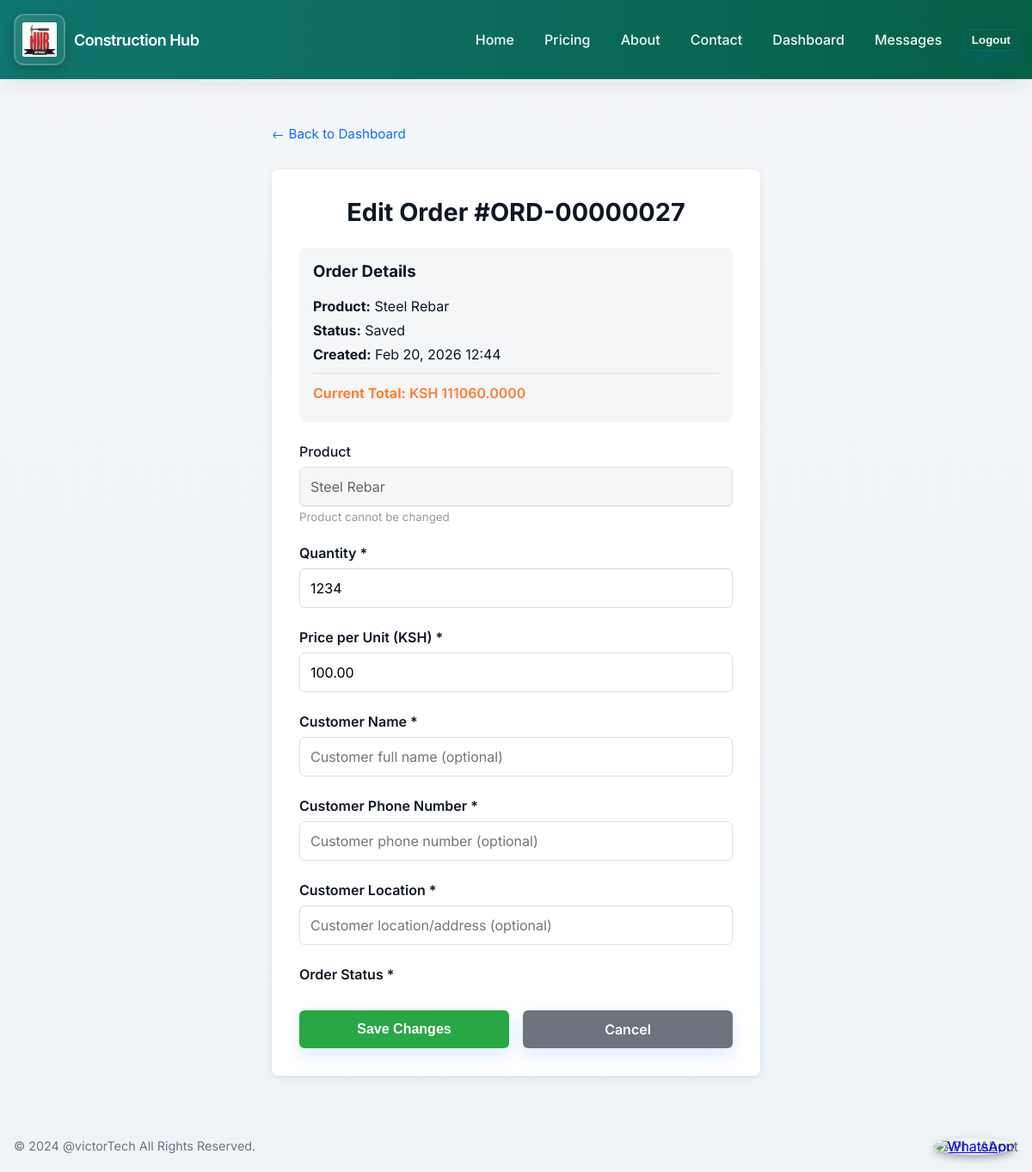
The page /orders/orders/27/edit-supplier/ (signed in) on the database its author committed.
### apps/orders/models.py (models this page shows, shortened)
class Order(models.Model):
    customer = models.ForeignKey(settings.AUTH_USER_MODEL, on_delete=models.CASCADE, related_name='orders', null=True, blank=True)
    ordering_supplier = models.ForeignKey(settings.AUTH_USER_MODEL, on_delete=models.SET_NULL, related_name='supplier_orders', null=True, blank=True, help_text="Supplier who created this order")
    product = models.ForeignKey(Product, on_delete=models.CASCADE, related_name='orders', null=True, blank=True)
    quantity = models.PositiveIntegerField(default=1)
    price = models.DecimalField(max_digits=10, decimal_places=2, null=True, blank=True, help_text="Price per unit in KSH at time of order")
    order_number = models.CharField(max_length=50, unique=True, blank=True, null=True)
    customer_name = models.CharField(max_length=255, blank=True)
    customer_number = models.CharField(max_length=15, blank=True)
    customer_location = models.CharField(max_length=255, blank=True)
    created_at = models.DateTimeField(auto_now_add=True)
    updated_at = models.DateTimeField(auto_now=True)
    status = models.CharField(max_length=30, choices=[
        ('saved', 'Saved'),
        ('pending_payment', 'Pending Payment'),
        ('paid', 'Paid'),
        ('shipped', 'Shipped'),
        ('complete_waiting_transport', 'Complete Waiting for Transport'),
        ('completed', 'Completed'),
        ('canceled', 'Canceled'),
    ], default='saved')
    order_image = models.ImageField(upload_to='order_images/', blank=True, null=True, help_text="Image uploaded by supplier when creating order")
    plan_type = models.CharField(max_length=50, blank=True, null=True, help_text="Type of architectural plan purchased (2_bedroom, 3_bedroom)")
    mpesa_phone_number = models.CharField(max_length=15, blank=True, null=True, help_text="Customer's M-Pesa phone number")
    mpesa_transaction_id = models.CharField(max_length=50, blank=True, null=True, help_text="M-Pesa transaction ID")
    mpesa_checkout_request_id = models.CharField(max_length=50, blank=True, null=True, help_text="M-Pesa checkout request ID")
    payment_status = models.CharField(max_length=20, choices=[
        ('pending', 'Pending'),
        ('completed', 'Completed'),
        ('failed', 'Failed'),
        ('cancelled', 'Cancelled'),
    ], default='pending', help_text="M-Pesa payment status")
    payment_initiated_at = models.DateTimeField(blank=True, null=True, help_text="When payment was initiated")
    payment_completed_at = models.DateTimeField(blank=True, null=True, help_text="When payment was completed")
    offer = models.CharField(max_length=50, blank=True, null=True, choices=[
        ('', 'No Offer'),
        ('free_delivery', 'Free Delivery'),
        ('10_percent_discount', '10% Discount'),
    ], help_text="Special offer applied to this order")
    @property
    def total_cost(self):
        unit_price = self.price if self.price else (self.product.cost if self.product else 0)
        total = unit_price * self.quantity
        if self.offer and '10_percent' in str(self.offer):
            discount_amount = total * Decimal('0.10')
            total = total - discount_amount
        return total

### apps/products/models.py (models this page shows, shortened)
class Product(models.Model):
    CATEGORY_CHOICES = [
        ('cement', 'Cement & Concrete'),
        ('steel', 'Steel & Metals'),
        ('wood', 'Wood & Timber'),
        ('electrical', 'Electrical'),
        ('plumbing', 'Plumbing'),
        ('tools', 'Tools & Equipment'),
        ('other', 'Other'),
    ]
    name = models.CharField(max_length=255)
    description = models.TextField()
    category = models.CharField(max_length=20, choices=CATEGORY_CHOICES, default='other')
    image_url = models.URLField(blank=True, null=True)
    cost = models.DecimalField(max_digits=10, decimal_places=2)
    quality = models.CharField(max_length=50, choices=[
        ('standard', 'Standard'),
        ('premium', 'Premium'),
        ('high_end', 'High-End'),
    ], default='standard', help_text="Quality level of the product")
    location = models.CharField(max_length=255)
    available_quantity = models.PositiveIntegerField(default=0)
    supplier = models.ForeignKey(Supplier, on_delete=models.CASCADE, related_name='products_from_products_app')
    offer = models.CharField(max_length=50, blank=True, null=True, choices=[
        ('', 'No Offer'),
        ('free_delivery', 'Free Delivery'),
        ('10_percent_discount', '10% Discount'),
    ], help_text="Special offer applied to this product")

### apps/orders/views.py (the view)
# urls.py: path('orders/<int:order_id>/edit-supplier/', views.edit_supplier_order, name='edit_supplier_order'),
@login_required
def edit_supplier_order(request, order_id):
    order = get_object_or_404(Order, id=order_id)
    is_supplier = order.product.supplier.user == request.user if order.product and order.product.supplier else False
    if not is_supplier:
        messages.error(request, 'You do not have permission to edit this order.')
        return redirect('accounts:dashboard')
    if request.method == 'POST':
        form = OrderForm(request.POST, instance=order)
        if form.is_valid():
            form.save()
            messages.success(request, f'Order #{order.order_number} updated successfully!')
            return redirect('dashboard:supplier_dashboard')
    else:
        form = OrderForm(instance=order)
    return render(request, 'orders/order_edit_supplier.html', {
        'order': order,
        'form': form
    })

### apps/accounts/models.py (called while the page is built)
    @property
    def is_supplier(self):
        return self.user_type == 'supplier'

### templates/orders/order_edit_supplier.html (shortened to what this page needs)
{% extends 'base.html' %}
{% block content %}
<div style="max-width: 600px; margin: 2rem auto; padding: 0 1rem;">
  <div style="margin-bottom: 2rem;">
    <a href="{% url 'accounts:dashboard' %}" style="color: #0d6efd; text-decoration: none; font-size: 0.95rem;">← Back to Dashboard</a>
  </div>
  <div class="form-card">
    <h1 style="margin-top: 0; margin-bottom: 1.5rem; font-size: 1.8rem; text-align: center;">Edit Order #{{ order.order_number }}</h1>
    <div style="background: #f4f6f8; padding: 1rem; border-radius: 8px; margin-bottom: 1.5rem;">
      <h3 style="margin-top: 0;">Order Details</h3>
      <p style="margin: 0.5rem 0;"><strong>Product:</strong> {{ order.product.name }}</p>
      <p style="margin: 0.5rem 0;"><strong>Status:</strong> {{ order.get_status_display }}</p>
      <p style="margin: 0.5rem 0;"><strong>Created:</strong> {{ order.created_at|date:'M d, Y H:i' }}</p>
      <hr style="border: none; border-top: 1px solid #ddd; margin: 0.75rem 0;">
      <p style="margin: 0.5rem 0; font-weight: 600; color: #ff7f31;"><strong>Current Total:</strong> KSH {{ order.total_cost }}</p>
    </div>
    <form method="post" style="background: white;">
      <div style="margin-bottom: 1.5rem;">
        <label style="display: block; margin-bottom: 0.5rem; font-weight: 500;">Product</label>
        <input type="text" value="{{ order.product.name }}" disabled style="width: 100%; padding: 0.75rem; border: 1px solid #ddd; border-radius: 6px; background: #f4f6f8; color: #666; box-sizing: border-box;">
        <small style="color: #999; display: block; margin-top: 0.25rem;">Product cannot be changed</small>
      </div>
      <div style="margin-bottom: 1.5rem;">
        <label for="id_quantity" style="display: block; margin-bottom: 0.5rem; font-weight: 600;">Quantity *</label>
        {{ form.quantity }}
      </div>
      <div style="margin-bottom: 1.5rem;">
        <label for="id_price" style="display: block; margin-bottom: 0.5rem; font-weight: 600;">Price per Unit (KSH) *</label>
        {{ form.price }}
      </div>
      <div style="margin-bottom: 1.5rem;">
        <label for="id_customer_name" style="display: block; margin-bottom: 0.5rem; font-weight: 600;">Customer Name *</label>
        {{ form.customer_name }}
      </div>
      <div style="margin-bottom: 1.5rem;">
        <label for="id_customer_number" style="display: block; margin-bottom: 0.5rem; font-weight: 600;">Customer Phone Number *</label>
        {{ form.customer_number }}
      </div>
      <div style="margin-bottom: 1.5rem;">
        <label for="id_customer_location" style="display: block; margin-bottom: 0.5rem; font-weight: 600;">Customer Location *</label>
        {{ form.customer_location }}
      </div>
      <div style="margin-bottom: 1.5rem;">
        <label for="id_status" style="display: block; margin-bottom: 0.5rem; font-weight: 600;">Order Status *</label>
      </div>
      <div style="display: flex; gap: 1rem; margin-top: 2rem;">
        <button type="submit" class="btn" style="flex: 1; background: #28a745; font-size: 1rem; padding: 0.75rem; border: none; border-radius: 6px; color: white; font-weight: 600; cursor: pointer;">Save Changes</button>
        <a href="{% url 'accounts:dashboard' %}" class="btn" style="flex: 1; text-align: center; background: #6c757d; color: white; text-decoration: none; font-size: 1rem; padding: 0.75rem; border-radius: 6px; font-weight: 600;">Cancel</a>
      </div>
    </form>
  </div>
</div>
{% endblock %}

### static/css/styles.css (style rules this page uses)
:root { --bg:#f4f6f8; --accent:#0d6efd; --muted:#6c757d; --card:#ffffff; --success:#2e7d32; }
* { box-sizing:border-box }
body { font-family: 'Inter', Roboto, 'Helvetica Neue', Arial, sans-serif; margin: 0; padding: 0; background: linear-gradient(180deg,var(--bg),#eef3f7); color: #0f1724; }
.btn { display: inline-block; background: var(--accent); color: #fff; padding: 0.6rem 0.9rem; border-radius: 10px; text-decoration: none; border: none; cursor: pointer; box-shadow: 0 8px 20px rgba(13,110,253,0.14); font-weight:600 }
.form-card { background:var(--card); padding:1.15rem; border-radius:12px; box-shadow: 0 8px 28px rgba(15,23,42,0.06); max-width:640px }
label { display: block; margin-bottom: 0.35rem; font-weight:600 }
input[type="text"], input[type="password"], textarea, input[type="email"], select { width: 100%; padding: 0.75rem; border: 1px solid #eef2f6; border-radius: 10px; background:#fff }

### templates/orders/order_edit_supplier.html (style rules this page uses)
input[type="text"], input[type="email"], input[type="number"], input[type="tel"], select, textarea { width: 100%; padding: 0.75rem; border: 1px solid #ddd; border-radius: 6px; font-size: 1rem; font-family: inherit; box-sizing: border-box; }
.form-card { background: white; border-radius: 8px; box-shadow: 0 2px 8px rgba(0, 0, 0, 0.08); padding: 2rem; }

### rows shown on the page
Order: order_number "ORD-00000027", product.name "Steel Rebar", status "Saved", created_at "Feb 20, 2026 12:44", total_cost "111060.0000", quantity "1234", price "100.00"
